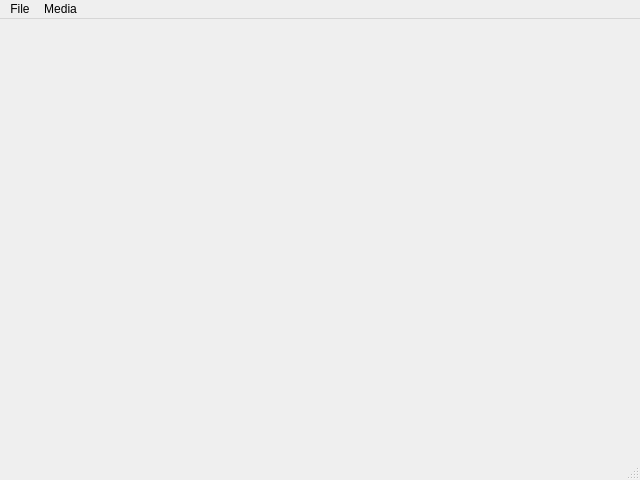
<?xml version="1.0" encoding="UTF-8"?>
<ui version="4.0">
    <class>PlayerContainer</class>
    <widget class="QMainWindow" name="Main">
        <property name="geometry">
            <rect>
                <x>0</x>
                <y>0</y>
                <width>640</width>
                <height>480</height>
            </rect>
        </property>
        <property name="windowTitle">
            <string>Demo Player</string>
        </property>
        <widget class="QWidget" name="centralwidget">
            <layout class="QGridLayout" name="gridLayout_2">
                <item row="0" column="0">
                    <widget class="SimplePlayer" name="player0"/>
                </item>
                <item row="1" column="0">
                    <widget class="SimplePlayer" name="player1"/>
                </item>
            </layout>
        </widget>
        <widget class="QMenuBar" name="menubar">
            <property name="geometry">
                <rect>
                    <x>0</x>
                    <y>0</y>
                    <width>640</width>
                    <height>22</height>
                </rect>
            </property>
            <widget class="QMenu" name="menuFile">
                <property name="title">
                    <string>File</string>
                </property>
                <addaction name="actionOpenLocal"/>
                <addaction name="actionOpenUrl"/>
                <addaction name="separator"/>
                <addaction name="actionQuit"/>
            </widget>
            <widget class="QMenu" name="menuMedia">
                <property name="title">
                    <string>Media</string>
                </property>
                <addaction name="actionPause"/>
                <addaction name="actionStop"/>
            </widget>
            <addaction name="menuFile"/>
            <addaction name="menuMedia"/>
        </widget>
        <widget class="QStatusBar" name="statusbar"/>
    </widget>
    <customwidgets>
        <customwidget>
            <class>SimplePlayer</class>
            <extends>QWidget</extends>
            <header location="global">SimplePlayer.h</header>
            <container>1</container>
        </customwidget>
    </customwidgets>
    <resources/>
    <connections>
        <connection>
            <sender>actionQuit</sender>
            <signal>triggered()</signal>
            <receiver>SimplePlayer</receiver>
            <slot>close()</slot>
            <hints>
                <hint type="sourcelabel">
                    <x>-1</x>
                    <y>-1</y>
                </hint>
                <hint type="destinationlabel">
                    <x>399</x>
                    <y>299</y>
                </hint>
            </hints>
        </connection>
    </connections>
</ui>
